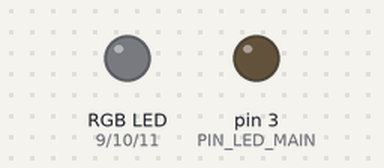
The sketch below on a simulated Arduino Uno, built with avr-gcc and run on an emulated ATmega328P. Parts: an RGB LED mixed from three pins (HIGH = lit), output pins drawn as LEDs (lit = HIGH).

Above: at 0.05 s.
At 4.8 s:
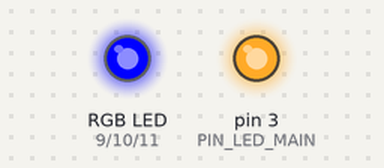
At 8.0 s:
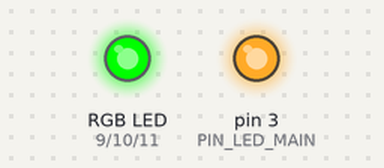
At 17.6 s:
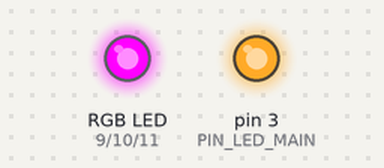
At 27.2 s:
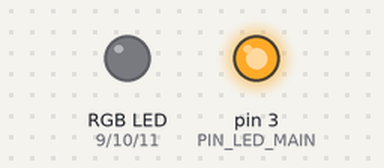
At 36.8 s:
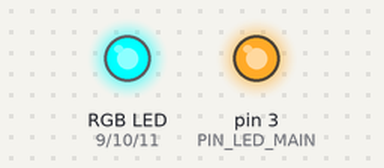
Timing chart, 0 to 40.0 s (numbered marks = the images above):
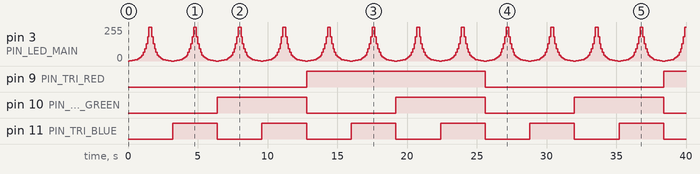

Measured:
- by itself, pin 9 (PIN_TRI_RED): LOW → HIGH at 12.8 s, → LOW 12.8 s later, → HIGH 12.8 s later
- by itself, pin 10 (PIN_TRI_GREEN): alternates HIGH for 6.4 s and LOW for 6.4 s
- by itself, pin 11 (PIN_TRI_BLUE): alternates HIGH for 3.2 s and LOW for 3.2 s

The sketch:

rgb_led.ino
```cpp
class Led
{
  private:

    const int _pin;
    unsigned int _state;

  public:

    Led(int pin) : _pin(pin)
    {
      pinMode(pin, OUTPUT);
      writeBrightness(0);
    }

    void writeBrightness(unsigned int value)
    {
      _state = value;
      analogWrite(_pin, value);
    }

    unsigned int readBrightness(void) const
    {
      return _state;
    }
};

class Button
{
private:

  const int _pin;

public:

  Button(int pin) : _pin(pin)
  {
    pinMode(pin, INPUT_PULLUP);
  }

  bool isButtonPressed(void) const
  {
    return digitalRead(_pin) == LOW;
  }
};

class LedBrightnessControl
{
  private:

    const unsigned int _index;

    static const int MAX_VALUES = 16;
    static const int _values[MAX_VALUES];


  public:

    LedBrightnessControl(void)
    : _index(0)
    {}

    LedBrightnessControl(unsigned int brightness)
    : _index(brightness < MAX_VALUES ? brightness : MAX_VALUES-1)
    {}

    static LedBrightnessControl setBrightness(unsigned int value)
    {
      return LedBrightnessControl(value);
    }

    static LedBrightnessControl setBrightness(Led &led)
    {
      unsigned int current = led.readBrightness();
      unsigned int value;
      for (value = 0; current > _values[value]; value++);
      return LedBrightnessControl(value);
    }

    static LedBrightnessControl setOff(void)
    {
      return LedBrightnessControl(0);
    }

    static LedBrightnessControl setMax(void)
    {
      return LedBrightnessControl(MAX_VALUES-1);
    }

    bool canIncrement(void) const
    {
      return _index < MAX_VALUES-1;
    }

    LedBrightnessControl increment(void) const
    {
      if (canIncrement())
        return LedBrightnessControl(_index+1);
      else
        return (*this);
    }

    bool canDecrement(void) const
    {
      return _index > 0;
    }

    LedBrightnessControl decrement(void) const
    {
      if (canDecrement())
        return LedBrightnessControl(_index-1);
      else
        return (*this);
    }

    unsigned int getPinValue(void) const
    {
      return _values[_index];
    }

    void onLed(Led &led) const
    {
      led.writeBrightness(getPinValue());
    }
};

const int LedBrightnessControl::_values[MAX_VALUES] = { 0, 1, 2, 4, 6, 8, 11, 16, 23, 32, 45, 64, 91, 128, 181, 255 };


class Board
{
private:

  const int PIN_BUTTON_UP   = 2;
  const int PIN_BUTTON_DOWN = 4;
  const int PIN_LED_MAIN    = 3;

  const int PIN_TRI_RED     = 9;
  const int PIN_TRI_GREEN   = 10;
  const int PIN_TRI_BLUE    = 11;

  static Board *_pInstance;

  Led _mainLed;
  Led _triRed;
  Led _triGreen;
  Led _triBlue;

  const Button  _buttonUp;
  const Button  _buttonDown;

  Board(void)
  : _mainLed(PIN_LED_MAIN),
    _buttonUp(PIN_BUTTON_UP),
    _buttonDown(PIN_BUTTON_DOWN),
    _triRed(PIN_TRI_RED),
    _triGreen(PIN_TRI_GREEN),
    _triBlue(PIN_TRI_BLUE)
  {
    auto off = LedBrightnessControl::setOff();
    off.onLed(_mainLed);
    off.onLed(_triRed);
    off.onLed(_triGreen);
    off.onLed(_triBlue);
  }

public:

  static Board &getInstance(void)
  {
    if (_pInstance == NULL)
      _pInstance = new Board();
    return (*_pInstance);
  }

  // void loop(void)
  // {
  //   auto control = LedBrightnessControl::setBrightness(_mainLed);

  //   if (_buttonUp.isButtonPressed())
  //     control.increment().onLed(_mainLed);
  //   else if (_buttonDown.isButtonPressed())
  //     control.decrement().onLed(_mainLed);

  //   delay(100);
  // }

  void loop(void)
  {
    auto control = LedBrightnessControl::setBrightness(_mainLed);

    for (int r = 0; r < 2; r++)
    {
//      _triRed.writeBrightness(255 * r);
      digitalWrite(PIN_TRI_RED, r == 1 ? HIGH : LOW);
      for (int g = 0; g < 2; g++)
      {
//        _triGreen.writeBrightness(255 * g);
        digitalWrite(PIN_TRI_GREEN, g == 1 ? HIGH : LOW);
        for (int b = 0; b < 2; b++)
        {
//          _triBlue.writeBrightness(255 * b);
          digitalWrite(PIN_TRI_BLUE, b == 1 ? HIGH : LOW);
          for (int brightness = 0; brightness < 16; brightness++)
          {
            LedBrightnessControl::setBrightness(brightness).onLed(_mainLed);
            delay(100);
          }
          for (int brightness = 0; brightness < 16; brightness++)
          {
            LedBrightnessControl::setBrightness(15 - brightness).onLed(_mainLed);
            delay(100);
          }
        }
      }
    }
  }
};

Board *Board::_pInstance = NULL;


void setup()
{
  Serial.begin(9600);
}

void loop()
{
  Board::getInstance().loop();
}
```
